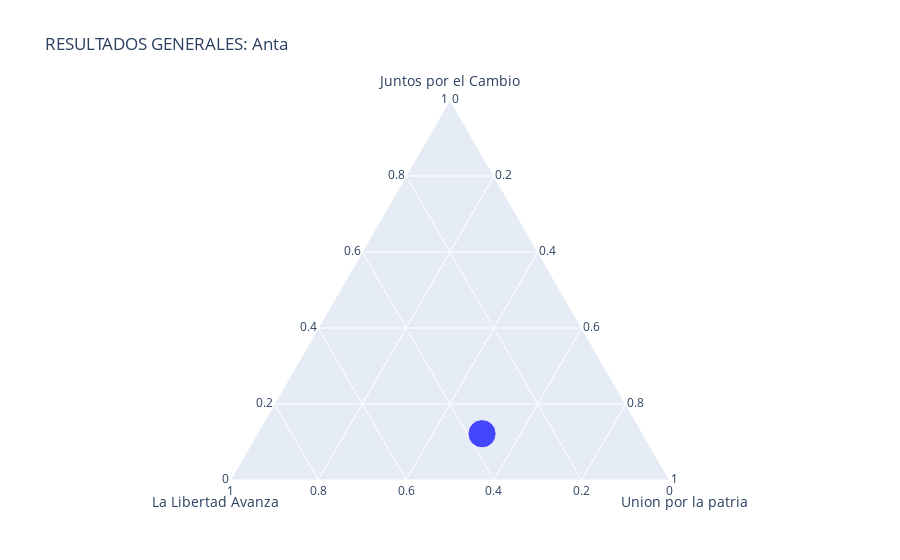

Write notebook code for a chart like this one.
### Code cell
import plotly.express as px
from ipywidgets import widgets, interactive

def determine_ganador(row):
    if row['La Libertad Avanza'] > row['Juntos por el Cambio'] and row['La Libertad Avanza'] > row['Union por la patria']:
        return 'LLA'
    elif row['Juntos por el Cambio'] > row['La Libertad Avanza'] and row['Juntos por el Cambio'] > row['Union por la patria']:
        return 'JPC'
    else:
        return 'UPP'

nivel_depto['ganador'] = nivel_depto.apply(determine_ganador, axis=1)
niv_circuito['ganador'] = niv_circuito.apply(determine_ganador, axis=1)

def generate_ternary_plot(departamento, nivel):
    if nivel == "Departamento":
        df = nivel_depto
    elif nivel == "Circuito":
        df = niv_circuito   
    df = df[df['departamento'] == departamento]
    fig = px.scatter_ternary(df, a='Juntos por el Cambio', b='La Libertad Avanza', c='Union por la patria', size='total', hover_data=['total'], title=f'RESULTADOS GENERALES: {departamento}')
    color_map = {'LLA': 'purple', 'JPC': 'yellow', 'UPP': 'blue'}
    fig.update_traces(marker=dict(color=[color_map[ganador] for ganador in df['ganador']]))
    fig.show()

departamento_widget = widgets.Dropdown(
    options=nivel_depto['departamento'].unique(),
    description='Departamento')

nivel_widget = widgets.Dropdown(
    options=['Departamento', 'Circuito'],
    description='Nivel:')

interactive_plot = interactive(generate_ternary_plot, departamento=departamento_widget, nivel=nivel_widget)
interactive_plot

### Figure 1 — Plotly figure (JSON) as saved in the notebook; plotly's stock layout.template omitted (floating-point values rounded to 4 significant figures)
{"data": [{"a": [0.1217], "b": [0.3661], "c": [0.5122], "customdata": [[32404]], "hovertemplate": "Juntos por el Cambio=%{a}<br>La Libertad Avanza=%{b}<br>Union por la patria=%{c}<br>total=%{customdata[0]}<extra></extra>", "legendgroup": "", "marker": {"color": ["blue"], "size": [32404], "sizemode": "area", "sizeref": 81.01, "symbol": "circle"}, "mode": "markers", "name": "", "showlegend": false, "subplot": "ternary", "type": "scatterternary"}], "layout": {"legend": {"itemsizing": "constant", "tracegroupgap": 0}, "ternary": {"aaxis": {"title": {"text": "Juntos por el Cambio"}}, "baxis": {"title": {"text": "La Libertad Avanza"}}, "caxis": {"title": {"text": "Union por la patria"}}, "domain": {"x": [0, 1], "y": [0, 1]}}, "title": {"text": "RESULTADOS GENERALES: Anta"}}}
